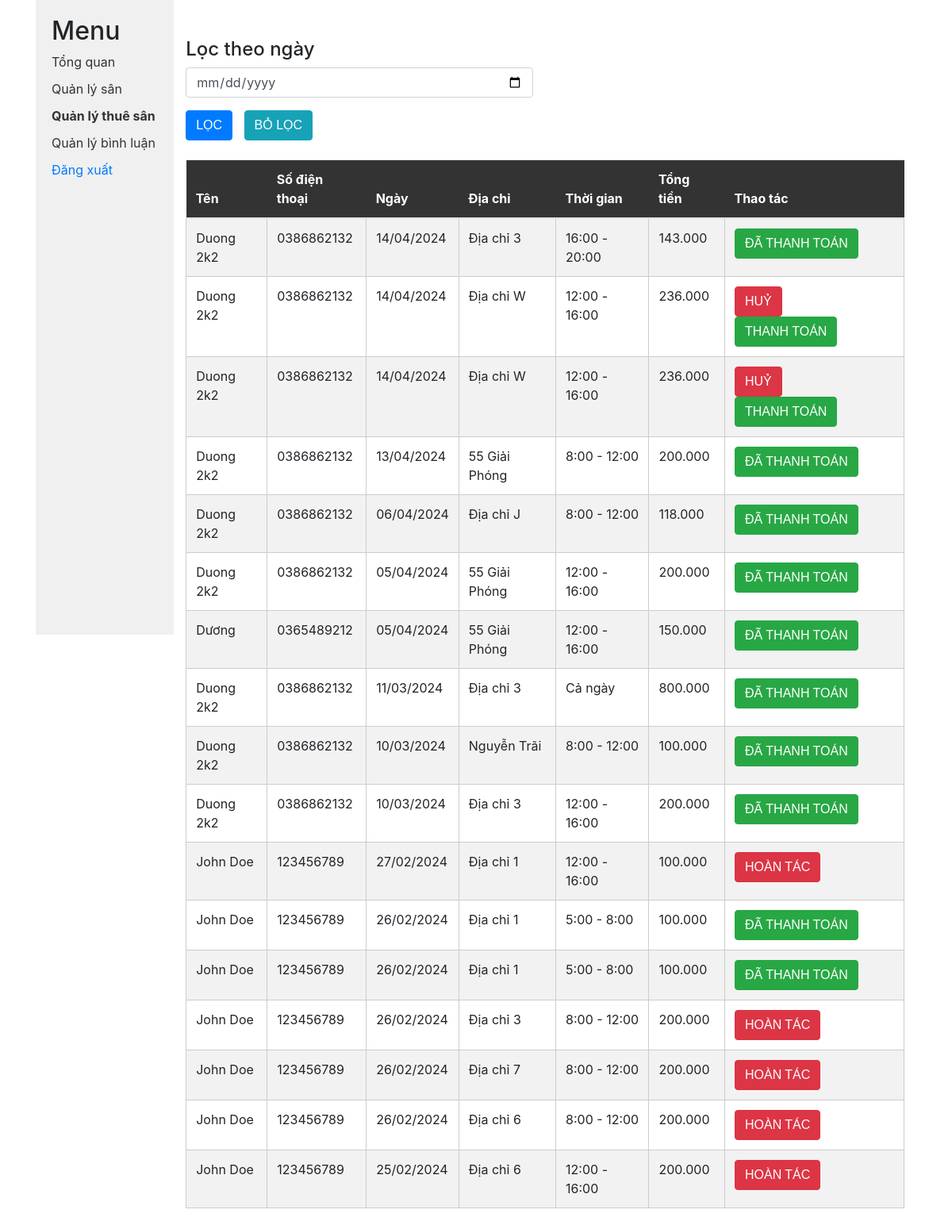
Screenshot of /admin/admin_invoice.php (signed in) with the database file from the repository.
### tables this page shows
CREATE TABLE `booking` (
  `IdBooking` int(11) NOT NULL,
  `IdAcc` int(11) NOT NULL,
  `IdPartner` int(11) NOT NULL,
  `Name` varchar(500) NOT NULL,
  `Tell` varchar(100) NOT NULL,
  `Date` date NOT NULL,
  `Time` int(11) NOT NULL,
  `IdYard` int(11) NOT NULL,
  `Area` int(11) NOT NULL,
  `AddYard` varchar(1000) NOT NULL,
  `TellPartner` varchar(100) NOT NULL,
  `Price` int(11) NOT NULL,
  `Status` int(11) NOT NULL DEFAULT 0
);

### admin/admin_invoice.php (the view, shortened to what this page needs)
<?php
include 'action/connect.php';
$idp = $_SESSION['Id'];
function formatCurrency($number)
{
    return number_format($number, 0, ',', '.');
}
?>
<!DOCTYPE html>
<html>
<head>
    <link rel="stylesheet" href="https://stackpath.bootstrapcdn.com/bootstrap/4.5.0/css/bootstrap.min.css">
    <link href="https://stackpath.bootstrapcdn.com/bootstrap/4.5.2/css/bootstrap.min.css" rel="stylesheet">
    <link rel="stylesheet" href="css/partner.css">
<body>
    <div class="container">
        <div class="sidebar">
            <h2>Menu</h2>
            <ul>
            <li><a href="http://localhost/DATN/admin/admin_partner.php" data-target="overviewContent">Tổng quan</a></li>
                <li><a href="http://localhost/DATN/admin/admin_yard.php" data-target="manageContentclass" >Quản lý sân</a></li>
                <li><a href="http://localhost/DATN/admin/admin_invoice.php" data-target="invoiceContent" class="active">Quản lý thuê sân</a></li>
                <li><a href="http://localhost/DATN/admin/admin_cmt.php" data-target="invoiceContent" >Quản lý bình luận</a></li>
                <a href='action/logout.php'>Đăng xuất</a>
            </ul>
        </div>
    <link rel="stylesheet" href="style.css">
    <link rel="stylesheet" href="https://stackpath.bootstrapcdn.com/bootstrap/4.5.2/css/bootstrap.min.css">
</head>
<body>
<div class="container mt-4">
    <form action="admin_invoice.php" method="POST">
    <div class="row mt-4">
        <div class="col-md-6">
            <h4>Lọc theo ngày</h4>
            <input type="date" name="date" class="form-control" id="dateFilter">
        </div>
        <div class="col-md-12 mt-3">
            <button class="btn btn-primary" name="filter">Lọc</button>
            <a href="admin_invoice.php" class="btn btn-info">Bỏ lọc</a>
        </div>
        </div>
    <div class="row mt-4">
        <div class="col-md-12">
            <table class="table table-striped">
                <thead>
                    <tr>
                        <th>Tên</th>
                        <th>Số điện thoại</th>
                        <th>Ngày</th>
                        <th>Địa chỉ</th>
                        <th>Thời gian</th>
                        <th>Tổng tiền</th>
                        <th>Thao tác</th>
                    </tr>
                </thead>
                <tbody>
                    <?php
                    if(isset($_POST['filter'])){
                        $date=$_POST['date'];
                        $sql="SELECT * FROM booking WHERE IdPartner=$idp AND Date='$date'";
                    } else {
                        $sql="SELECT * FROM booking WHERE IdPartner=$idp ORDER BY Date DESC";
                    }
                    $result = $conn->query($sql);
                    if ($result->num_rows > 0) {
                        while ($row = $result->fetch_assoc()) {
                    ?>
                    <tr>
                        <td><?php echo $row['Name'] ?></td>
                        <td><?php echo $row['Tell'] ?></td>
                        <td><?php echo date("d/m/Y", strtotime($row['Date'])) ?></td>
                        <td><?php echo $row['AddYard'] ?></td>
                        <td><?php if ($row['Time'] == 1) {
                                    echo "5:00 - 8:00";
                                } else if ($row['Time'] == 2) {
                                    echo "8:00 - 12:00";
                                } else if ($row['Time'] == 3) {
                                    echo "12:00 - 16:00";
                                } else if ($row['Time'] == 4) {
                                    echo "16:00 - 20:00";
                                } else if ($row['Time'] == 5) {
                                    echo "Cả ngày";
                                } ?></td>
                        <td><?php echo formatCurrency($row['Price']) ?></td>
                        <form action="admin_invoice.php" method="POST">
                        <td>
                            <?php if($row['Status']==0){ ?>
                            <input type="submit" name="cancel"class="btn btn-danger" value="Huỷ"></button>
                            <input type="submit" name="pay"class="btn btn-success" value="Thanh toán"></button>
                            <?php } elseif ($row['Status'] == 1) { ?>
                                 <input type="submit" name="undo"class="btn btn-danger"value="Hoàn tác"></button>
                            <?php } elseif($row['Status']==2 || $row['Status']==3){ ?>
                                 <button class="btn btn-success">Đã thanh toán</button>
                            <?php } ?>
                        </td>
                        </form>
                    </tr>
                    <?php }} ?>
                </tbody>
            </table>
        </div>
    </div>
    </form>
</div>
</body>
</html>

### admin/css/partner.css (style rules this page uses)
body { font-family: Arial, sans-serif; margin: 0; padding: 0; }
.container { display: flex; flex-direction: row; height: 100vh; }
.sidebar { width: 200px; background: #f0f0f0; padding: 20px; overflow-y: auto; }
h2 { margin-top: 0; }
ul { list-style: none; padding: 0; }
ul li { margin-bottom: 10px; }
ul li a { color: #333; text-decoration: none; }
ul li a.active { font-weight: bold; }
table { width: 100%; border-collapse: collapse; margin-bottom: 20px; }
th { background-color: #333; color: #fff; padding: 10px; }
td { border: 1px solid #ccc; padding: 10px; }
.btn { background-color: #333; color: #fff; padding: 10px 20px; border: none; cursor: pointer; margin-right: 10px; }
.btn-primary { background-color: #007bff; }
.btn-danger { background-color: #dc3545; }

### css/style.css (style rules this page uses)
:root { --primary: #FEA116; --light: #F1F8FF; --dark: #0F172B; }
.btn { font-family: 'Nunito', sans-serif; font-weight: 500; text-transform: uppercase; transition: .5s; }
.btn.btn-primary, .btn.btn-secondary { color: #FFFFFF; }

### admin/admin_invoice.php (style rules this page uses)
body { font-family: "Open Sans", -apple-system, BlinkMacSystemFont, "Segoe UI", Roboto, Oxygen-Sans, Ubuntu, Cantarell, "Helvetica Neue", Helvetica, Arial, sans-serif; }

### rows the page displays
booking: Name "Duong 2k2", Tell "0386862132", Date "14/04/2024", AddYard "Địa chỉ 3", Time "16:00 - 20:00", Price "143.000", Status "ĐÃ THANH TOÁN"
booking: Name "Duong 2k2", Tell "0386862132", Date "14/04/2024", AddYard "Địa chỉ W", Time "12:00 - 16:00", Price "236.000"
booking: Name "Duong 2k2", Tell "0386862132", Date "14/04/2024", AddYard "Địa chỉ W", Time "12:00 - 16:00", Price "236.000"
booking: Name "Duong 2k2", Tell "0386862132", Date "13/04/2024", AddYard "55 Giải Phóng", Time "8:00 - 12:00", Price "200.000", Status "ĐÃ THANH TOÁN"
booking: Name "Duong 2k2", Tell "0386862132", Date "06/04/2024", AddYard "Địa chỉ J", Time "8:00 - 12:00", Price "118.000", Status "ĐÃ THANH TOÁN"
booking: Name "Duong 2k2", Tell "0386862132", Date "05/04/2024", AddYard "55 Giải Phóng", Time "12:00 - 16:00", Price "200.000", Status "ĐÃ THANH TOÁN"
booking: Name "Dương", Tell "0365489212", Date "05/04/2024", AddYard "55 Giải Phóng", Time "12:00 - 16:00", Price "150.000", Status "ĐÃ THANH TOÁN"
booking: Name "Duong 2k2", Tell "0386862132", Date "11/03/2024", AddYard "Địa chỉ 3", Time "Cả ngày", Price "800.000", Status "ĐÃ THANH TOÁN"
booking: Name "Duong 2k2", Tell "0386862132", Date "10/03/2024", AddYard "Nguyễn Trãi", Time "8:00 - 12:00", Price "100.000", Status "ĐÃ THANH TOÁN"
booking: Name "Duong 2k2", Tell "0386862132", Date "10/03/2024", AddYard "Địa chỉ 3", Time "12:00 - 16:00", Price "200.000", Status "ĐÃ THANH TOÁN"
booking: Name "John Doe", Tell "123456789", Date "27/02/2024", AddYard "Địa chỉ 1", Time "12:00 - 16:00", Price "100.000"
booking: Name "John Doe", Tell "123456789", Date "26/02/2024", AddYard "Địa chỉ 1", Time "5:00 - 8:00", Price "100.000", Status "ĐÃ THANH TOÁN"
booking: Name "John Doe", Tell "123456789", Date "26/02/2024", AddYard "Địa chỉ 1", Time "5:00 - 8:00", Price "100.000", Status "ĐÃ THANH TOÁN"
booking: Name "John Doe", Tell "123456789", Date "26/02/2024", AddYard "Địa chỉ 3", Time "8:00 - 12:00", Price "200.000"
booking: Name "John Doe", Tell "123456789", Date "26/02/2024", AddYard "Địa chỉ 7", Time "8:00 - 12:00", Price "200.000"
booking: Name "John Doe", Tell "123456789", Date "26/02/2024", AddYard "Địa chỉ 6", Time "8:00 - 12:00", Price "200.000"
booking: Name "John Doe", Tell "123456789", Date "25/02/2024", AddYard "Địa chỉ 6", Time "12:00 - 16:00", Price "200.000"
